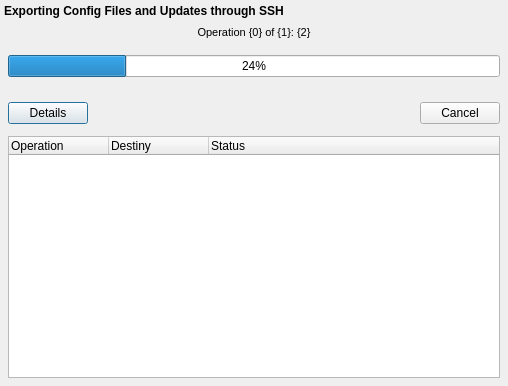
<?xml version="1.0" encoding="UTF-8"?>
<ui version="4.0">
 <class>SSHExport</class>
 <widget class="QDialog" name="SSHExport">
  <property name="windowModality">
   <enum>Qt::WindowModal</enum>
  </property>
  <property name="geometry">
   <rect>
    <x>0</x>
    <y>0</y>
    <width>600</width>
    <height>394</height>
   </rect>
  </property>
  <property name="minimumSize">
   <size>
    <width>600</width>
    <height>0</height>
   </size>
  </property>
  <property name="windowTitle">
   <string>SSH Export</string>
  </property>
  <property name="modal">
   <bool>true</bool>
  </property>
  <layout class="QVBoxLayout" name="verticalLayout">
   <property name="spacing">
    <number>4</number>
   </property>
   <property name="sizeConstraint">
    <enum>QLayout::SetFixedSize</enum>
   </property>
   <property name="margin">
    <number>4</number>
   </property>
   <item>
    <widget class="QLabel" name="operationLabel">
     <property name="sizePolicy">
      <sizepolicy hsizetype="Preferred" vsizetype="Minimum">
       <horstretch>0</horstretch>
       <verstretch>0</verstretch>
      </sizepolicy>
     </property>
     <property name="styleSheet">
      <string notr="true">font-weight: bold;</string>
     </property>
     <property name="text">
      <string>Exporting Config Files and Updates through SSH</string>
     </property>
    </widget>
   </item>
   <item>
    <widget class="QWidget" name="mainWidget" native="true">
     <property name="sizePolicy">
      <sizepolicy hsizetype="Preferred" vsizetype="Minimum">
       <horstretch>0</horstretch>
       <verstretch>0</verstretch>
      </sizepolicy>
     </property>
     <property name="maximumSize">
      <size>
       <width>16777215</width>
       <height>72</height>
      </size>
     </property>
     <layout class="QVBoxLayout" name="verticalLayout_2">
      <property name="spacing">
       <number>4</number>
      </property>
      <property name="margin">
       <number>4</number>
      </property>
      <item>
       <widget class="QLabel" name="progressLabel">
        <property name="font">
         <font>
          <pointsize>8</pointsize>
         </font>
        </property>
        <property name="text">
         <string>Operation {0} of {1}: {2}</string>
        </property>
        <property name="alignment">
         <set>Qt::AlignCenter</set>
        </property>
        <property name="indent">
         <number>1</number>
        </property>
       </widget>
      </item>
      <item>
       <spacer name="verticalSpacer">
        <property name="orientation">
         <enum>Qt::Vertical</enum>
        </property>
        <property name="sizeHint" stdset="0">
         <size>
          <width>20</width>
          <height>40</height>
         </size>
        </property>
       </spacer>
      </item>
      <item>
       <widget class="QProgressBar" name="progressBar">
        <property name="value">
         <number>24</number>
        </property>
       </widget>
      </item>
      <item>
       <spacer name="verticalSpacer_2">
        <property name="orientation">
         <enum>Qt::Vertical</enum>
        </property>
        <property name="sizeHint" stdset="0">
         <size>
          <width>20</width>
          <height>40</height>
         </size>
        </property>
       </spacer>
      </item>
     </layout>
    </widget>
   </item>
   <item>
    <widget class="QWidget" name="buttonBox" native="true">
     <property name="sizePolicy">
      <sizepolicy hsizetype="Preferred" vsizetype="Fixed">
       <horstretch>0</horstretch>
       <verstretch>0</verstretch>
      </sizepolicy>
     </property>
     <property name="minimumSize">
      <size>
       <width>500</width>
       <height>0</height>
      </size>
     </property>
     <layout class="QHBoxLayout" name="horizontalLayout">
      <property name="spacing">
       <number>4</number>
      </property>
      <property name="margin">
       <number>4</number>
      </property>
      <item>
       <widget class="QPushButton" name="detailsButton">
        <property name="toolTip">
         <string>Show detailed status of operation</string>
        </property>
        <property name="statusTip">
         <string>Show detailed status of operation</string>
        </property>
        <property name="whatsThis">
         <string>Show detailed status of operation</string>
        </property>
        <property name="text">
         <string>Details</string>
        </property>
        <property name="icon">
         <iconset resource="../../icons/temp_icons.qrc">
          <normaloff>:/ssh_export/arrow-down-double.png</normaloff>:/ssh_export/arrow-down-double.png</iconset>
        </property>
        <property name="checkable">
         <bool>true</bool>
        </property>
        <property name="default">
         <bool>true</bool>
        </property>
       </widget>
      </item>
      <item>
       <spacer name="horizontalSpacer">
        <property name="orientation">
         <enum>Qt::Horizontal</enum>
        </property>
        <property name="sizeHint" stdset="0">
         <size>
          <width>40</width>
          <height>20</height>
         </size>
        </property>
       </spacer>
      </item>
      <item>
       <widget class="QPushButton" name="cancelButton">
        <property name="toolTip">
         <string>Cancel nonstarted operations</string>
        </property>
        <property name="statusTip">
         <string>Cancel nonstarted operations</string>
        </property>
        <property name="whatsThis">
         <string>Cancel nonstarted operations</string>
        </property>
        <property name="text">
         <string>Cancel</string>
        </property>
        <property name="icon">
         <iconset resource="../../icons/temp_icons.qrc">
          <normaloff>:/edit_icon/close.png</normaloff>:/edit_icon/close.png</iconset>
        </property>
       </widget>
      </item>
     </layout>
    </widget>
   </item>
   <item>
    <widget class="QWidget" name="detailsWidget" native="true">
     <property name="sizePolicy">
      <sizepolicy hsizetype="Preferred" vsizetype="MinimumExpanding">
       <horstretch>0</horstretch>
       <verstretch>0</verstretch>
      </sizepolicy>
     </property>
     <property name="minimumSize">
      <size>
       <width>0</width>
       <height>250</height>
      </size>
     </property>
     <layout class="QVBoxLayout" name="verticalLayout_3">
      <property name="spacing">
       <number>4</number>
      </property>
      <property name="margin">
       <number>4</number>
      </property>
      <item>
       <widget class="QTreeWidget" name="detailsTree">
        <property name="editTriggers">
         <set>QAbstractItemView::NoEditTriggers</set>
        </property>
        <property name="alternatingRowColors">
         <bool>true</bool>
        </property>
        <property name="verticalScrollMode">
         <enum>QAbstractItemView::ScrollPerPixel</enum>
        </property>
        <property name="uniformRowHeights">
         <bool>true</bool>
        </property>
        <property name="itemsExpandable">
         <bool>true</bool>
        </property>
        <attribute name="headerCascadingSectionResizes">
         <bool>false</bool>
        </attribute>
        <attribute name="headerHighlightSections">
         <bool>true</bool>
        </attribute>
        <attribute name="headerStretchLastSection">
         <bool>true</bool>
        </attribute>
        <column>
         <property name="text">
          <string>Operation</string>
         </property>
        </column>
        <column>
         <property name="text">
          <string>Destiny</string>
         </property>
        </column>
        <column>
         <property name="text">
          <string>Status</string>
         </property>
        </column>
       </widget>
      </item>
     </layout>
    </widget>
   </item>
  </layout>
 </widget>
 <resources>
  <include location="../../icons/temp_icons.qrc"/>
 </resources>
 <connections>
  <connection>
   <sender>cancelButton</sender>
   <signal>clicked()</signal>
   <receiver>SSHExport</receiver>
   <slot>reject()</slot>
   <hints>
    <hint type="sourcelabel">
     <x>560</x>
     <y>116</y>
    </hint>
    <hint type="destinationlabel">
     <x>602</x>
     <y>114</y>
    </hint>
   </hints>
  </connection>
  <connection>
   <sender>detailsButton</sender>
   <signal>clicked(bool)</signal>
   <receiver>SSHExport</receiver>
   <slot>showDetails()</slot>
   <hints>
    <hint type="sourcelabel">
     <x>36</x>
     <y>127</y>
    </hint>
    <hint type="destinationlabel">
     <x>-6</x>
     <y>132</y>
    </hint>
   </hints>
  </connection>
 </connections>
 <slots>
  <slot>showDetails()</slot>
 </slots>
</ui>
